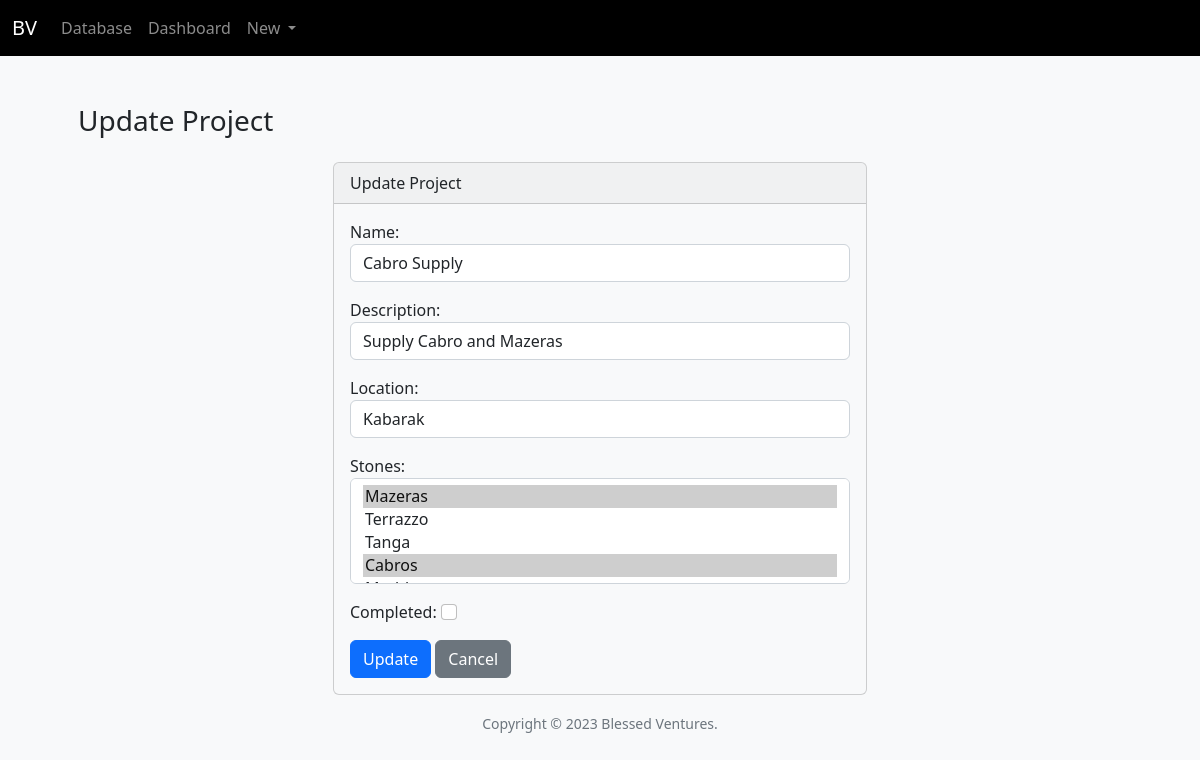
The page /edit_project/2/ on the database as committed earlier.
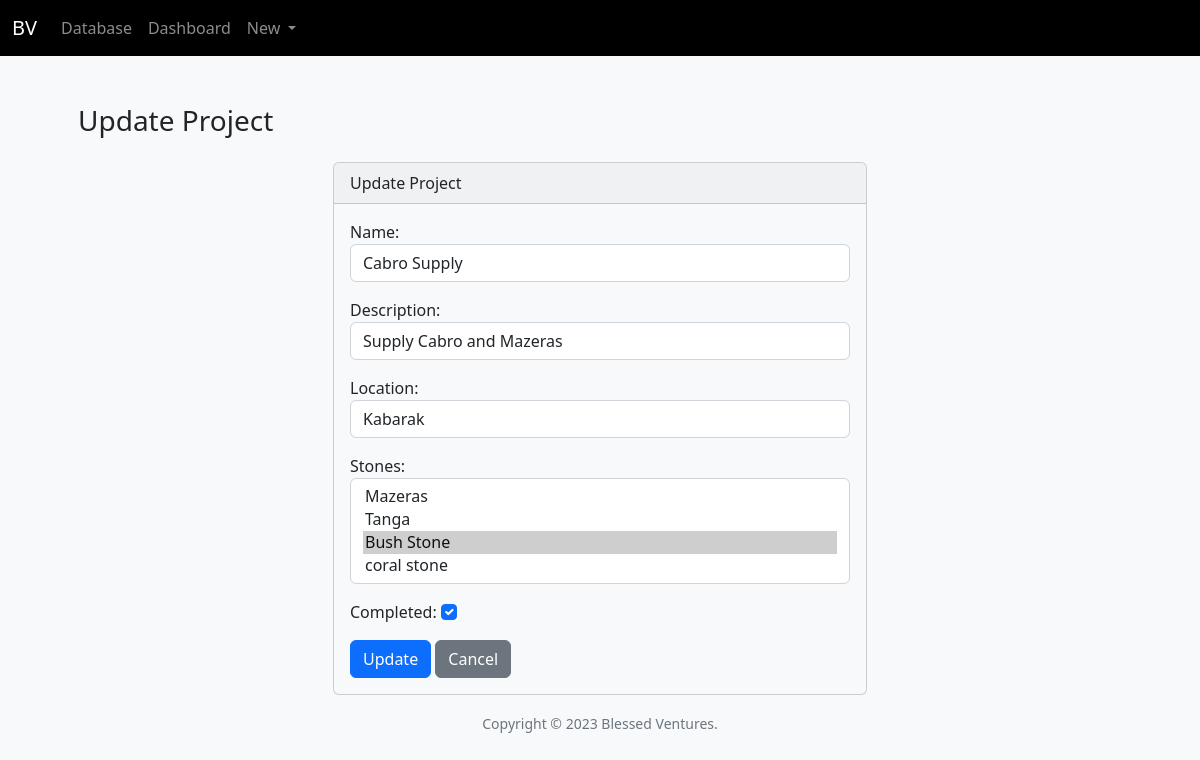
The same page on the database as committed later.
### mazeras/models.py (models this page shows, shortened)
class Project(models.Model):
    name = models.CharField(max_length=100)
    description = models.TextField()
    location = models.CharField(max_length=100)
    stones = models.ManyToManyField(
        Stone, related_name='projects')
    created_at = models.DateTimeField(auto_now_add=True)
    status = models.BooleanField(default=False)

class Stone(models.Model):
    name = models.CharField(max_length=100)
    description = models.TextField()
    price = models.DecimalField(max_digits=10, decimal_places=2)
    stock = models.PositiveIntegerField(default=0)
    def __str__(self):
        return self.name

### mazeras/views.py (the view)
# urls.py: path('edit_project/<int:id>/', views.edit_project, name='edit_project'),
def edit_project(request, id):
    project = Project.objects.get(pk=id)
    if request.method == "POST":
        project = Project.objects.get(pk=id)
        form = ProjectForm(request.POST, instance=project)
        if form.is_valid():
            form.save()
            return render(request, 'mazeras/edit_project.html', {
                'form': form,
                'success': True
            })
    else:
        project = Project.objects.get(pk=id)
        form = ProjectForm(instance=project)
    return render(request, 'mazeras/edit_project.html', {
        'form': form,
    })

### mazeras/forms.py
class ProjectForm(forms.ModelForm):
    stones = forms.ModelMultipleChoiceField(queryset=Stone.objects.all(
    ), widget=forms.SelectMultiple(attrs={'class': 'form-control'}))
    class Meta:
        model = Project
        fields = [
            'name',
            'description',
            'location',
            'stones',
            'status',
        ]
        labels = {
            'name': 'Name',
            'description': 'Description',
            'location': 'Location',
            'stones': 'Stones',
            'status': 'Completed',
        }
        widgets = {
            'name': forms.TextInput(attrs={'class': 'form-control'}),
            'description': forms.TextInput(attrs={'class': 'form-control'}),
            'location': forms.TextInput(attrs={'class': 'form-control'}),
            'status': forms.CheckboxInput(attrs={'class': 'form-check-input'}),
        }

### mazeras/templates/mazeras/edit_project.html
{% extends 'mazeras/base.html' %}{% load static %} {% block body %}
<h3 class="m-4">Update Project</h3>
{% if success %}
<div class="alert alert-success" role="alert">
  Project updated!
  <a href="{% url 'index' %}" class="alert-link">Back Home.</a>
</div>
{% else %}
<div class="row justify-content-center">
  <div class="col-6">
    <div class="card bg-light mb-3">
      <div class="card-header">Update Project</div>
      <div class="card-body">
        <form action="" method="POST">
          {% csrf_token %} {{ form.as_p }}
          <button class="btn btn-primary">Update</button>
          <a class="btn btn-secondary" href="{% url 'index' %}">Cancel</a>
        </form>
      </div>
    </div>
  </div>
</div>
{% endif %} {% endblock %}

Rows that differ between the two databases and show on the page:
changed Project "Supply Cabro and Mazeras": status "☐" → "☑"
Other text that changed with them:
form field stones: "Mazeras ☑ / Terrazzo / Tanga / Cabros ☑" → "Mazeras / Tanga / Bush Stone ☑ / coral stone"
